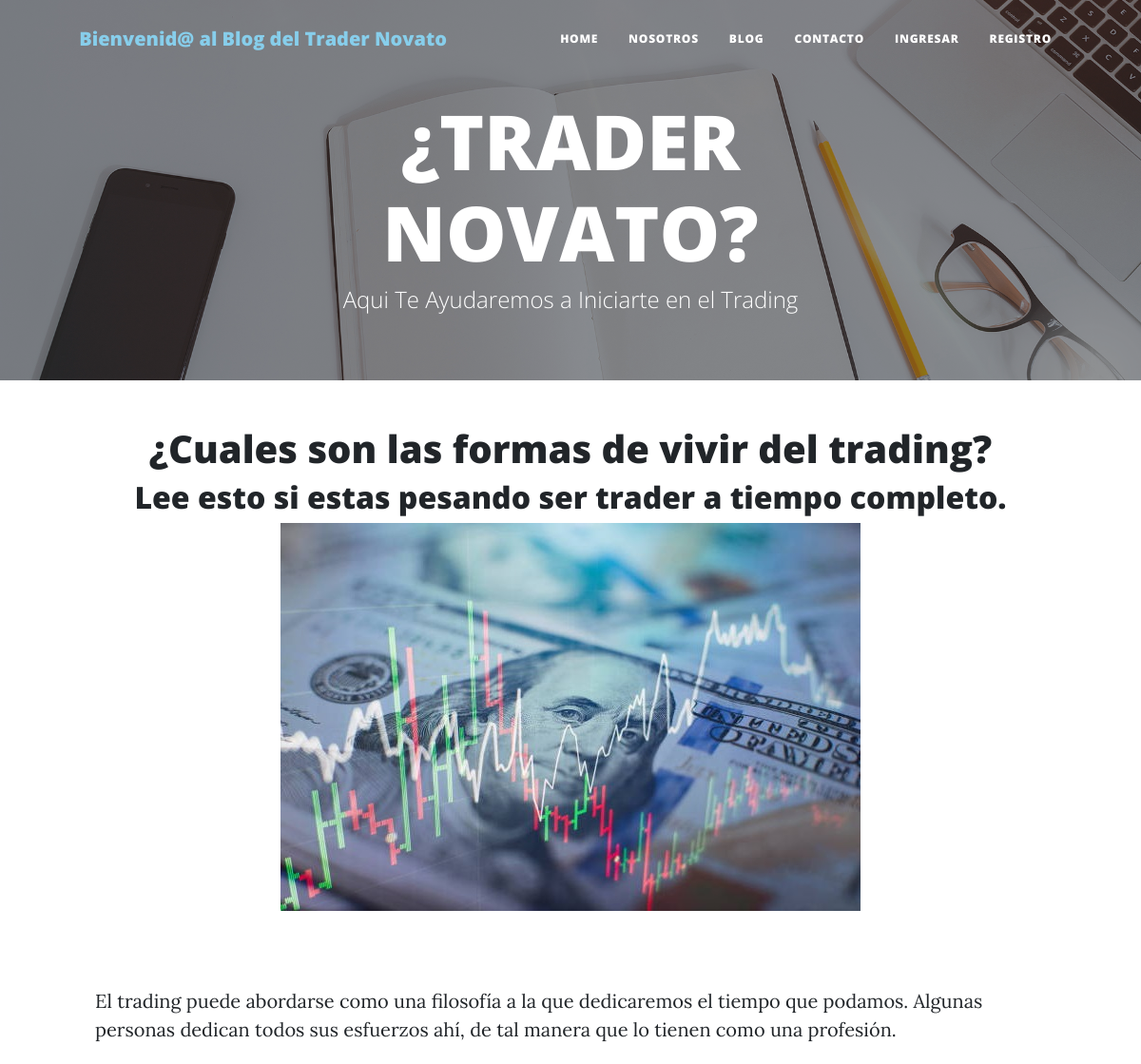
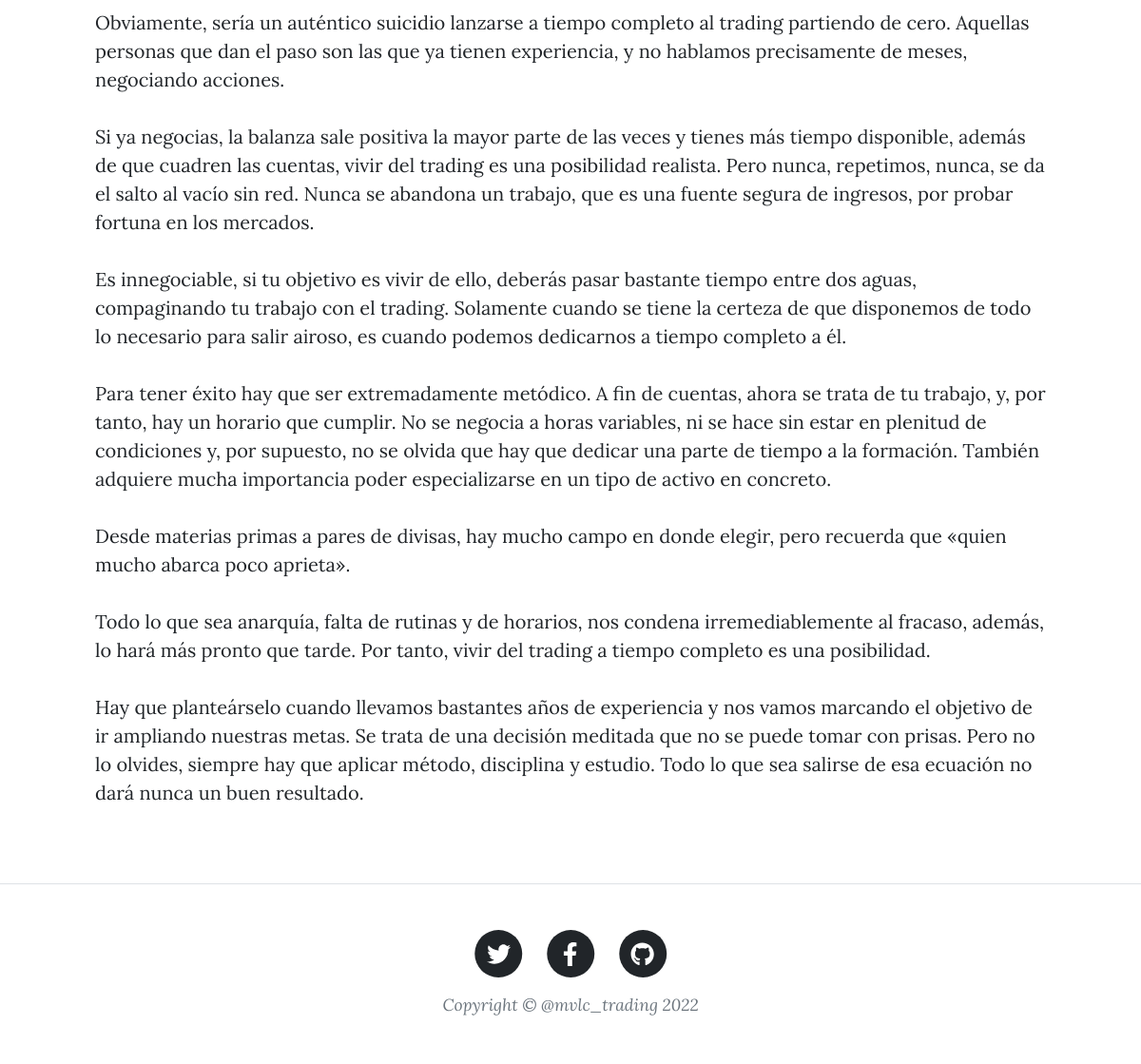
/mvlcblog/9/detalle/, run on the app's committed database (2 pictures, top to bottom).
### mvlcblog/models.py (models this page shows)
class Post(models.Model):
    titulo = models.CharField(max_length=100)
    sub_titulo = models.CharField(max_length=100)
    texto = models.TextField(max_length=4000)
    publicado_el = models.DateField()
    imagen = models.ImageField(upload_to='posts', null=True, blank=True)

### mvlcblog/views.py (the view)
# urls.py: path('mvlcblog/<int:pk>/detalle/', PostDetalle.as_view(), name="mvlcblog-detalle"),
class PostDetalle(DetailView):
    model = Post

### mvlcblog/templates/mvlcblog/post_detail.html
{% extends 'mvlcblog/base.html' %}
{% block contenido %}
<div class="d-flex justify-content-center">
        <h1>{{object.titulo}}</h1>
</div>
<div class="d-flex justify-content-center">
        <h2>{{object.sub_titulo}}</h2>
</div>
<div class="row">
    <div class="col-12">
        <div class="d-flex justify-content-center">
            <img src="{{object.imagen.url}}" style="max-width:700px;max-height:700px">
        </div>
    </div>
    <div class="col-12">
        <div class="d-flex justify-content-center align-self-stretch" style="margin: 80px 100px; font-size: 20px">
            {{object.texto|linebreaksbr}}
        </div>
    </div>
</div>
{% endblock %}

### data on the page
Post: titulo "¿Cuales son las formas de vivir del trading?", sub_titulo "Lee esto si estas pesando ser trader a tiempo completo.", imagen (picture), texto "El trading puede abordarse como una filosofía a la que dedicaremos el tiempo que podamos. Algunas personas dedican todos sus esfuerzos ahí, de tal manera que lo tienen como una profesión. Obviamente, sería un auténtico suicidio lanzarse a tiempo completo al trading partiendo de cero. Aquellas personas que dan el paso son las que ya tienen experiencia, y no hablamos precisamente de meses, negociando acciones. Si ya negocias, la balanza sale positiva la mayor parte de las veces y tienes más tiempo disponible, además de que cuadren las cuentas, vivir del trading es una posibilidad realista. Pero nunca, repetimos, nunca, se da el salto al vacío sin red. Nunca se abandona un trabajo, que es una…"
